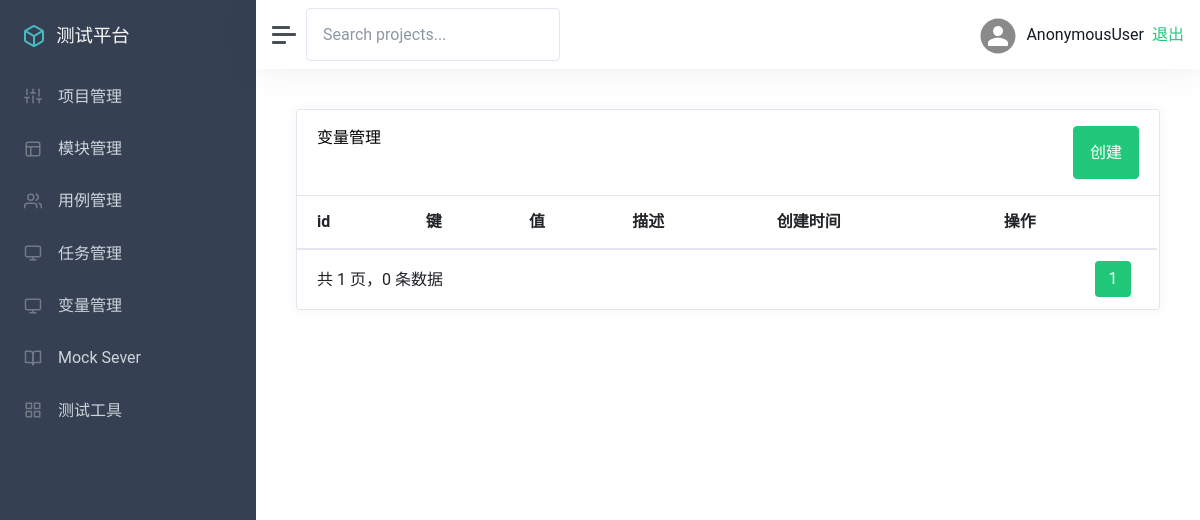
The page /variable/variable_list/ on the database as committed earlier.
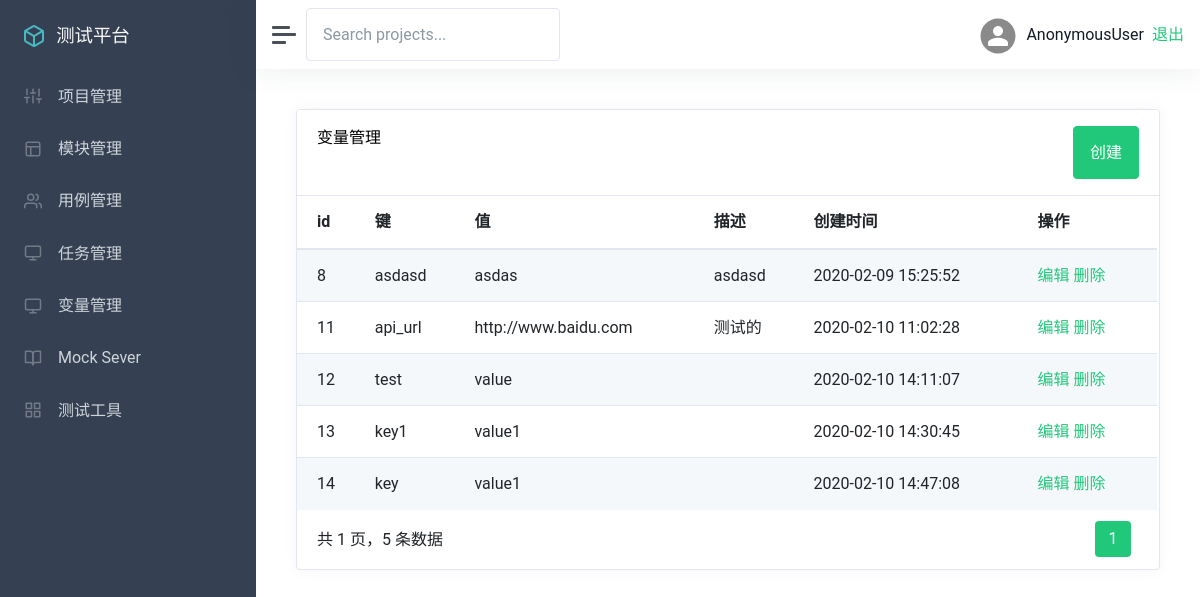
The same page on the database as committed later.
### app_variable/models.py (models this page shows)
class Variable(models.Model):
    key = models.CharField("名称", max_length=100, blank=False)
    value = models.CharField("值", max_length=300, blank=False)
    describe = models.TextField("描述", default="")
    create_time = models.DateTimeField("创建时间", auto_now_add=True)
    def __str__(self):
        return self.key

### app_variable/views.py (the view)
# urls.py: path('variable_list/', views.variable_list),
def variable_list(request):
    variable = Variable.objects.all()
    print('variable------------->',variable)
    p = Paginator(variable,5)
    page = request.GET.get('page')
    print('page-------------->', page)
    if page == '':
        page = 1
    try:
        variable = p.page(page)
        print('cases---------------->', variable)
    except PageNotAnInteger:
        variable = p.page(1)
    except EmptyPage:
        variable = p.page(p.num_pages)
    return render(request, 'variable/list.html', {
        'variable':variable
    })

### templates/variable/list.html (shortened to what this page needs)
{% extends "manage.html" %}
{% block manage %}
<div class="card flex-fill">
    <div class="card-header">
        <h5 class="card-title mb-0" style="float:left">变量管理</h5>
        <button data-toggle="modal"
                data-target="#myModal"
                type="button"
                class="btn btn-primary" style="float:right">创建</button>
    </div>
    <div id="datatables-dashboard-traffic_wrapper" class="dataTables_wrapper dt-bootstrap4 no-footer">
        <div class="row">
            <div class="col-sm-12">
                <table id="datatables-dashboard-traffic" class="table table-striped my-0 dataTable no-footer"
                    role="grid" aria-describedby="datatables-dashboard-traffic_info">
                    <thead>
                        <tr role="row">
                            <th>id</th>
                            <th>键</th>
                            <th>值</th>
                            <th>描述</th>
                            <th>创建时间</th>
                            <th>操作</th>
                        </tr>
                    </thead>
                    <tbody>
                        {% for v in variable %}
                        <tr role="row" class="odd">
                            <td>{{ v.id }}</td>
                            <td>{{ v.key }}</td>
                            <td>{{ v.value }}</td>
                            <td>{{ v.describe }}</td>
                            <td>{{ v.create_time |date:"Y-m-d H:i:s"}}</td>
                            <td>
                                <a style="color: #21c87a" data-toggle="modal"
                                        data-target="#myModal"
                                        onclick="editVariable('{{ v.id }}','{{ v.key }}','{{ v.value }}','{{ v.describe }}')">编辑</a>
                                <a style="color: #21c87a" onclick="variable_delete('{{v.id}}')"  id="delete-project-id">删除</a>
                            </td>
                        </tr>
                        {% endfor %}
                    </tbody>
                </table>
            </div>
        </div>
        <div class="row">
            <div class="col-sm-12 col-md-5">
                <div class="dataTables_info" id="datatables-dashboard-traffic_info" role="status" aria-live="polite">
                    共 {{ variable.paginator.num_pages }} 页，{{ variable.paginator.count }} 条数据
                </div>
            </div>
            <div class="col-sm-12 col-md-7">
                <div class="dataTables_paginate paging_simple_numbers" id="datatables-dashboard-traffic_paginate">
                    <ul class="pagination">
                        <li class="paginate_button page-item active">
                            <a href="#" aria-controls="datatables-dashboard-traffic" data-dt-idx="1" tabindex="0"
                                class="page-link">{{ variable.number }}</a>
                        </li>
                    </ul>
                </div>
            </div>
{% endblock %}

Rows that differ between the two databases and show on the page:
added Variable: id "8", key "asdasd", value "asdas", describe "asdasd", create_time "2020-02-09 15:25:52"
added Variable: id "11", key "api_url", value "http://www.baidu.com", describe "测试的", create_time "2020-02-10 11:02:28"
added Variable: id "12", key "test", value "value", create_time "2020-02-10 14:11:07"
added Variable: id "13", key "key1", value "value1", create_time "2020-02-10 14:30:45"
added Variable: id "14", key "key", value "value1", create_time "2020-02-10 14:47:08"
Other text that changed with them:
{{ variable.paginator.count }}: "0" → "5"
